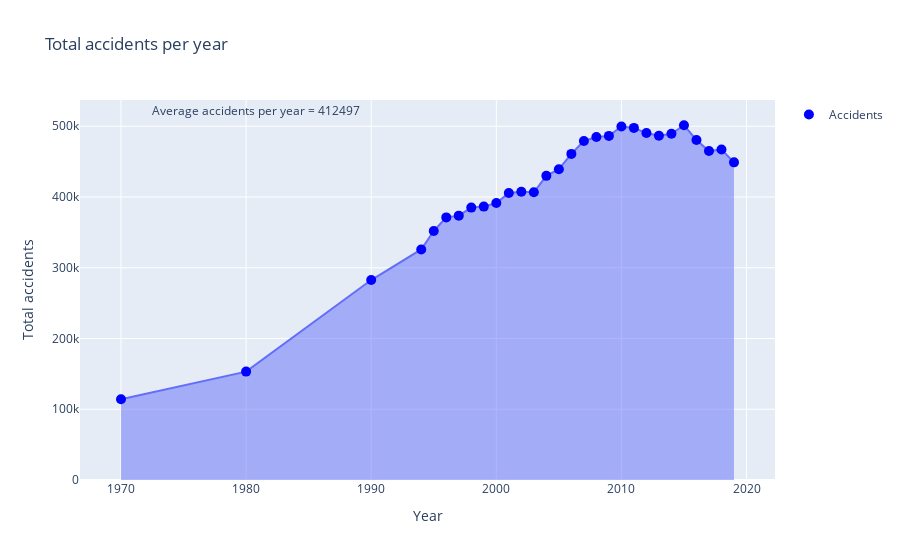

Notebook source saved alongside this figure:
### Code cell
# accidents per year
fig = px.area(accident_data, x='Year', y='Total accidents', title='Total accidents per year')
fig.add_scatter(x=accident_data['Year'], y=accident_data['Total accidents'], mode='markers', name='Accidents', marker=dict(color='blue', size=10))
mean_accidents = accident_data['Total accidents'].mean()
fig.add_annotation(xref='paper', yref='paper', x=0.1, y=1, text=f"Average accidents per year = {mean_accidents:.0f}",showarrow=False)
fig.show()

### Figure 1 — Plotly figure (JSON) as saved in the notebook; plotly's stock layout.template omitted (floating-point values rounded to 4 significant figures)
{"data": [{"fillpattern": {"shape": ""}, "hovertemplate": "Year=%{x}<br>Total accidents=%{y}<extra></extra>", "legendgroup": "", "line": {"color": "#636efa"}, "marker": {"symbol": "circle"}, "mode": "lines", "name": "", "orientation": "v", "showlegend": false, "stackgroup": "1", "type": "scatter", "x": [1970, 1980, 1990, 1994, 1995, 1996, 1997, 1998, 1999, 2000, 2001, 2002, 2003, 2004, 2005, 2006, 2007, 2008, 2009, 2010, 2011, 2012, 2013, 2014, 2015, 2016, 2017, 2018, 2019], "xaxis": "x", "y": [114100, 153200, 282600, 325864, 351999, 371204, 373671, 385018, 386456, 391449, 405637, 407497, 406726, 429910, 439255, 460920, 479216, 484704, 486384, 499628, 497686, 490383, 486476, 489400, 501423, 480652, 464910, 467044, 449002], "yaxis": "y"}, {"marker": {"color": "blue", "size": 10}, "mode": "markers", "name": "Accidents", "type": "scatter", "x": [1970, 1980, 1990, 1994, 1995, 1996, 1997, 1998, 1999, 2000, 2001, 2002, 2003, 2004, 2005, 2006, 2007, 2008, 2009, 2010, 2011, 2012, 2013, 2014, 2015, 2016, 2017, 2018, 2019], "y": [114100, 153200, 282600, 325864, 351999, 371204, 373671, 385018, 386456, 391449, 405637, 407497, 406726, 429910, 439255, 460920, 479216, 484704, 486384, 499628, 497686, 490383, 486476, 489400, 501423, 480652, 464910, 467044, 449002]}], "layout": {"annotations": [{"showarrow": false, "text": "Average accidents per year = 412497", "x": 0.1, "xref": "paper", "y": 1, "yref": "paper"}], "legend": {"tracegroupgap": 0}, "title": {"text": "Total accidents per year"}, "xaxis": {"anchor": "y", "domain": [0, 1], "title": {"text": "Year"}}, "yaxis": {"anchor": "x", "domain": [0, 1], "title": {"text": "Total accidents"}}}}
